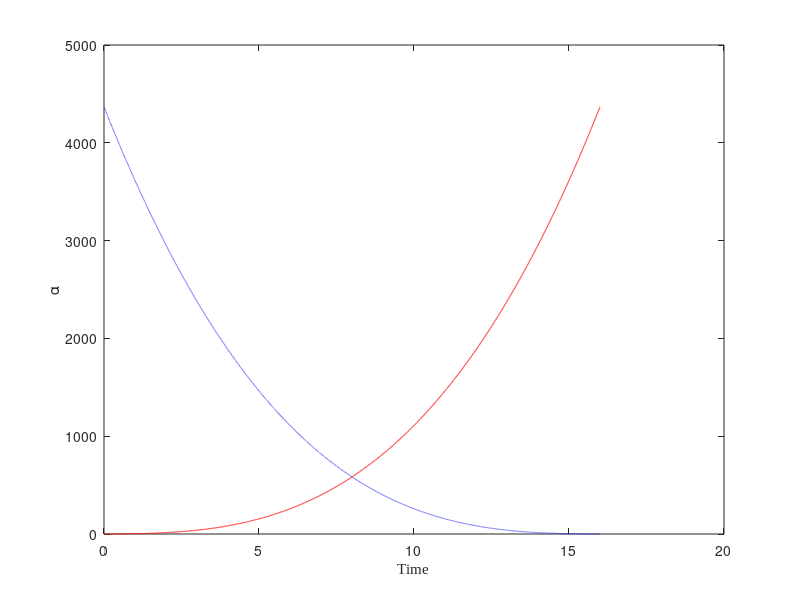

The MATLAB source for this figure: (Note: this script raises an error after producing the figure.)
clear all, close all, clc
figpath = '../figures/';
addpath('./utils');
addpath('./NoiseFunctions/');
addpath('./plottingfunctions/');

omega = 1;
A = 1;
%Number of variables
%%
rng(1)
% Parameter to specify the type of analysis
analysisType = 'Hopf';  % Change this to 'pitchfork' as needed when running different scripts

% Base directory for results
scriptFullPath = mfilename('fullpath');
[scriptPath, ~, ~] = fileparts(scriptFullPath);
resultsBasePath = fullfile(scriptPath, 'Results figures');

% Dynamic directory based on the analysis type
analysisPath = fullfile(resultsBasePath, analysisType);

% Ensure the directory exists
if ~exist(analysisPath, 'dir')
    mkdir(analysisPath);
end

% Define the path for the PDF file within the analysis directory
pdfPath = fullfile(analysisPath, 'ResultsFigures.pdf');

%%
n = 4;

dt=0.001; %timestep
% Integrate interval
Initinterval = 16;
%neg_inter = 0
neg_inter = -0;
tinterval=[neg_inter Initinterval];
tspan2=[tinterval(2):-dt:tinterval(1)]; %interval for solving the 
tspan=[.001:dt:tinterval(2)-tinterval(1)];
N = length(tspan);
options = odeset('RelTol',1e-12,'AbsTol',1e-12*ones(1,n));
X=[];
%Coeficients of polyorder 3 c1*t+c2*t^2+c3*t^3 & and final time value 
c=[1,1,1,Initinterval];
%Analitic polinomial
y=c(1)*(tspan2)+c(2)*(tspan2).^2+c(3)*(tspan2).^3;
%inverted polinomial
yzero=c(1)*(-tspan+tinterval(2) )+c(2)*(-tspan...
    +tinterval(2)).^2+c(3)*(-tspan+tinterval(2)).^3;
%plot of inverted polinomial
figure(1)
plot(tspan2,y,'r-',tspan,yzero,'b--')
xlabel('Time', 'FontName', 'Times New Roman')  % Set xlabel font to Times New Roman
ylabel('\alpha')  % Use \alpha for the Greek letter alpha
hold on
xline(0,'k--');
set(gca,'FontSize',16);
l = legend('Explicit polynomial steady-state generation', 'Implicit polynomial - ODE data generation');
l.Position = [0.5, 0.84, 0.07, 0.071];
l.FontSize = 12;
% l.Location='northeast';
title('Inverted polynomial');
exportgraphics(gcf, pdfPath, 'ContentType', 'vector', 'Append', true);

% Integration of hopf system
xMax = ones(size(c));
i=0;
for traslation=[0];
    i=i+1;
for mu0=[yzero(1)]    ;
    %x0=sqrt(yzero(1)/2) %Formula of radius of Initial Condition
    for x0=sqrt(yzero(1)/2)/xMax(3)+traslation%Formula of radius of Initial Condition
        [t,x] = ode45(@(t,x) hopfPolyOrder3NONNormal(t,x,c,omega,A,traslation,xMax),tspan,[tspan(1),mu0,x0,x0],options);
        X = [X;x];
         %Variable x3 vs bifurcation parameter
        figure
        hold on
        plot(x(:,2),x(:,3),'b-')
        xlabel('\alpha', 'FontName', 'Times New Roman')  % Alpha symbol and Times New Roman font for the xlabel
        ylabel('State', 'FontName', 'Times New Roman')  % Times New Roman font for the ylabel
        xline(0,'k--');
        set(gca, 'FontSize', 16, 'FontName', 'Times New Roman');  % Set the axes font to Times New Roman
        % l = legend('state variable vs bifurcation parameter');
        % l.FontSize = 14;
        % l.FontName = 'Times New Roman';  % Set the legend font to Times New Roman
        % l.Location = 'northeast';
        title('State vs \alpha (t)', 'FontName', 'Times New Roman')  % Use LaTeX markup for alpha and set font to Times New Roman
        hold off
        exportgraphics(gcf, pdfPath, 'ContentType', 'vector', 'Append', true);
 
    end
end
xtrajectories(:,i)=[x(:,3)];
end

xMax = max(abs(x));

%Mu observed from equations of steady state
[x,yzero] = xNormalization(x,yzero);

mufunc = @(x) ((x(:,4)*xMax(4))+(x(:,3)*xMax(3)).*((x(:,3)*xMax(3)).^2+(x(:,4)*xMax(4)).^2))./(x(:,3)*xMax(3));
mu_observed=mufunc(x);%mu observed from equations. (Beta values!!!!!!)


% polinomial fit

%Define the function to fit: "Poly order 2"
F1=@(weightdx,time) (-time+tinterval(2))...
    *weightdx(1)+(-time+tinterval(2)).^2*weightdx(2)+(-time+tinterval(2)).^3*weightdx(3);
%curve fitting
weights0=[0.5 0.5 0.5]; %initial guess for weights
opts = optimoptions('lsqcurvefit','Display','off');
[weightdx, resnorm,~,exitflag,output] = lsqcurvefit(F1,weights0, tspan, mu_observed',[],[],opts); %Prediction of mu(t) depency on t of mu-observed using data integration 

%data predicted from F1 evaluated with the predicted coefficients
reproduced_data= F1(weightdx,tspan); %


%%%%%%%%%%%%%%%%%%%%%%%%%%%%%%%%%%%%%%%%%%%%%%%%%%%%%%%%%%%%%%%%%%%%%%%%%%%%%%%%
%Plot of State Variable vs Timespan
% plotCleanState_PredFig_3(tspan,x,mu_observed,yzero,reproduced_data,n)
plotState_Beta_time_Pred(tspan,x,mu_observed,yzero,reproduced_data,n,3,pdfPath)

%%
% Mu with Noise
noise_scale=0.018;


[xNoisy, Noise_normalized] = add_Noise_Max(x,noise_scale);
mu_obsNoisy=mufunc(xNoisy)
%mu_obsNoisy=(xNoisy(:,4)+xNoisy(:,3).*(xNoisy(:,3).^2+xNoisy(:,4).^2))./xNoisy(:,3);%mu observed from equations. (Beta values!!!!!!)

[weightdxNoise,resnormNoise,~,exitflagNoise,outputNoise] = lsqcurvefit(F1,weights0, tspan, mu_obsNoisy',[],[],opts);

reproduced_dataNoisy= F1(weightdxNoise,tspan);
% print('real, predicted without noise, weights with noise')
comparisonVector = [c(1:3);weightdx;weightdxNoise];
%%%%%%%%%%%%%%%%%%%%%%%%%%%%%%%%%%%%%%%%%%%%%%%%%%%%%%%%%%%%%%%%%%%%%%%%%%%%%%%%%%%%%%%%%%%%%%%%%%%%%%%%%%%%%%%%%%%%%%%%%%%%%%%
%%%%%%%%%%%%%%%%%%%%%%%%%%%%%%%%%%%%%%%%%%%%%%%%%%%%%%%%%%%%%%%%%%%%%%%%%%%%%%%%%%%%%%%%%%%%%%%%%%%%%%%%%%%%%%%%%%%%%%%%%%%%%%%%

plotState_Beta_time_Pred(tspan,xNoisy,mu_obsNoisy,yzero,reproduced_dataNoisy,n,4,pdfPath)

%% %%%%%%%%%%%%%%%%%%%%%%%%%%%%%%%%%%%%%%%%%%%%%%%%%%%%%%%%%%%%%%%%%%%%%%%
%%%%%%%%%%%%%%%%%%%%%%%%%%%%%%%%%%%%%%%%%%%%%%%%%%%%%%%%%%%%%%%%%%%%%%%%%
% plotCleanNoiseStateFig_5(tspan,Noise_normalized,yzero,n)


%% Noise analysis 
% Creation of comparison vector for different noise variances: 
VectorOfNoise = [0:0.1:0.5];
name = mfilename;
name = name(1:4);
% noise_Scale_maximum(F1,weights0, tspan, x,c,yzero,VectorOfNoise,name,mufunc)
figure
noise_5_Boxplots(F1,weights0, tspan, x,c,yzero,VectorOfNoise,name,mufunc,pdfPath);

